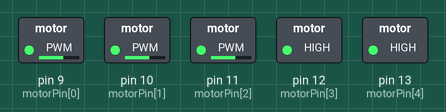
A sketch run on a simulated Arduino Uno, built with avr-gcc and run on an emulated ATmega328P. Parts: switched loads named in the sketch (green lamp = pin HIGH).

Above: at 0.05 s.
At 3.95 s:
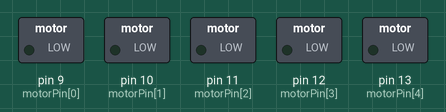
Timing chart, 0 to 5.2 s (numbered marks = the images above):
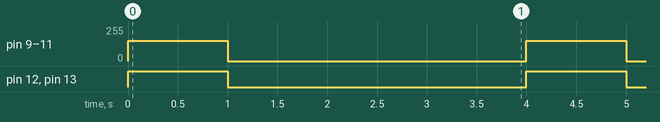

The sketch:

multiple-pwm_motors.ino
```cpp
int motorPin[] = {9,10,11,12,13};

void setup() {
    // Serial.begin(9600);

    for (int x = 0; x < 5; x++){
      pinMode(motorPin[x], OUTPUT);
    }
}

void loop() {

  for (int x = 0; x < 5; x++){
    analogWrite(motorPin[x], 153);
  }
  delay(1000);

  for (int x = 0; x < 5; x++){
    analogWrite(motorPin[x], 0);
  }
  delay(3000);

}
```

Measured:
- by itself, pin 9 (motorPin[0]), pin 10 (motorPin[1]), pin 11 (motorPin[2]): alternates 153/255 for 1.0 s and 0/255 for 3.0 s
- by itself, pin 12 (motorPin[3]), pin 13 (motorPin[4]): alternates HIGH for 1.0 s and LOW for 3.0 s
